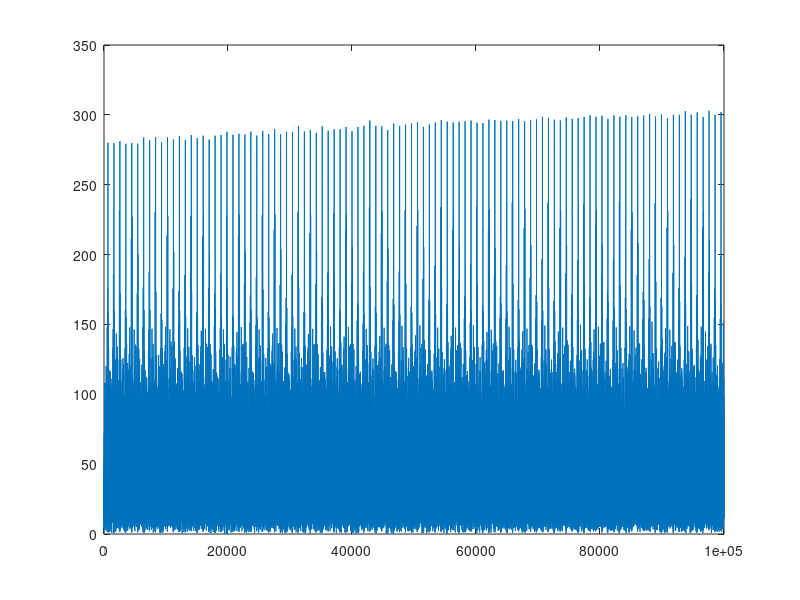
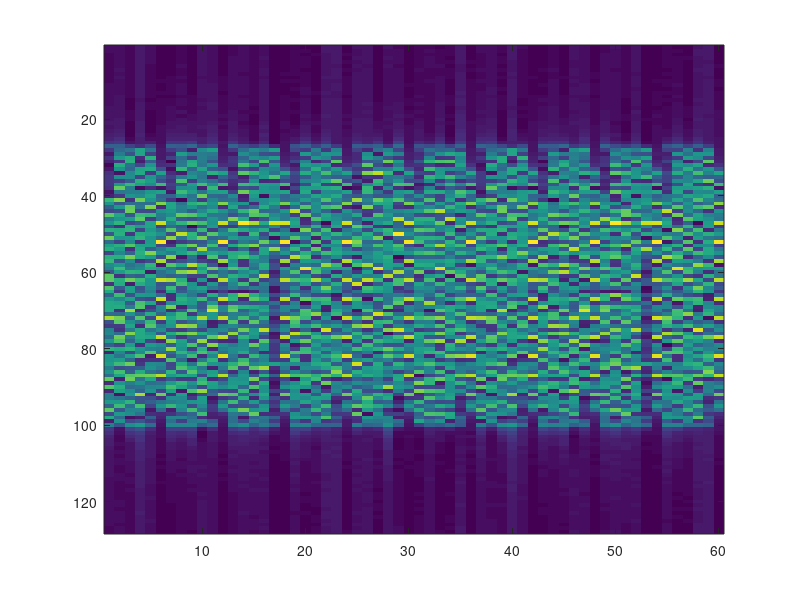
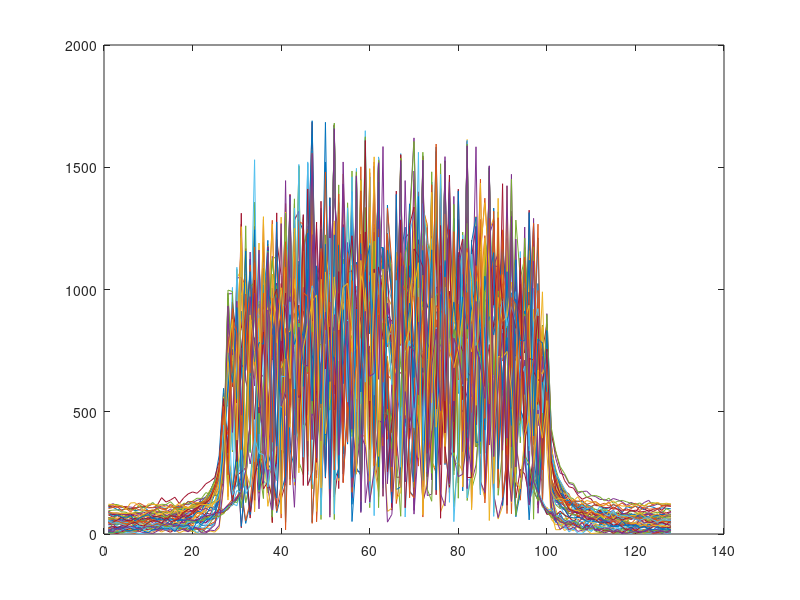
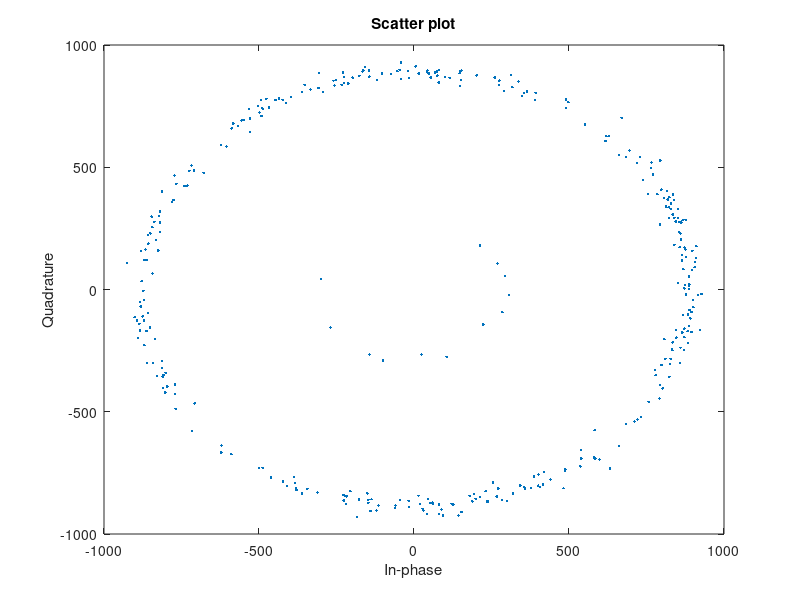

These figures' MATLAB source, in order:
load('rx_before_2_sdr1.mat');
data = matrix_name;
load('pss_time.mat');
pss = matrix_name;
pss_reg = matrix_name;


corr_pss=abs(filter(flip(conj(pss)),1,data));
c= max(corr_pss);
figure;
plot(abs(corr_pss));
corr_pss = corr_pss ./ c;
max_cor = find(corr_pss > 0.9)


%data33 = data(539:1499);
data_cor = data(max_cor(1):end);

frame = 10;

test = data_cor(1:960*frame);
%data = data(1:1920*2)





data33 = reshape(test,160,6*frame).' ;

data3 = data33(:, 33:end);
%data1= data1(33:end);
%data2= data2(33:end);



ofdm = fft(data3.');
%ofdm2 = fft(data2.');

scatt = [ofdm(2, :), ofdm(3, :),ofdm(8, :),ofdm(9, :),ofdm(14, :),ofdm(15, :)]
%scatterplot(scatt)


%figure;
%imagesc(abs(ofdm));

%ofdm1 = [ofdm(65:128,:);ofdm(1:64,:)];
%plot(abs(ofdm));
ofdm2 = [ofdm(65:128,:);ofdm(1:64,:)];
figure;
imagesc(abs(ofdm2));
figure;
plot(abs(ofdm2));

corr_pss=filter(flip(conj(pss)),1,data);
%figure;
%plot(abs(corr_pss));
corr_coef = flip(conj(pss_reg));
%data=matrix_name;
L = length(pss_reg);
partA = filter(corr_coef(1:(L/2)),1,data);
xDelayed = [zeros(1,L/2), data(1:end-(L/2))];
partB = filter(corr_coef((L/2)+1:end),1,xDelayed);
correlation= abs(partA + partB);
phaseDiff = partA .* conj(partB);
%figure;
%plot(correlation);
%yyaxis 'right'
%figure;
%plot(angle(phaseDiff));
%hold off;
phaseDiff_max=phaseDiff(find(correlation>2e6));
m = 15000;
CFO = angle(phaseDiff_max)/(pi*1/m);
istart = find(correlation==max(correlation));

CFO_max = angle(phaseDiff(istart))/(pi*1/m);
count = length(test);

t = 1:count ;
t = t/1920000; %период дискритизации

test_1 = test .* exp(-1i *2*pi*conj(CFO_max)*t);

save("freq.mat", "test_1", "-mat")
data33 = reshape(test_1,160,6*frame).';

data3 = data33(:, 33:end);

ofdm = fft(data3.');
%ofdm2 = fft(data2.');

scatt = [ofdm(2, :), ofdm(3, :),ofdm(8, :),ofdm(9, :),ofdm(14, :),ofdm(15, :)];
scatterplot(scatt);


%figure;
%imagesc(abs(d0));

ofdm2 = [ofdm(65:128,:);ofdm(1:64,:)];
%plot(abs(ofdm));
figure;
plot(abs(ofdm2));
figure;
imagesc(abs(ofdm2));
